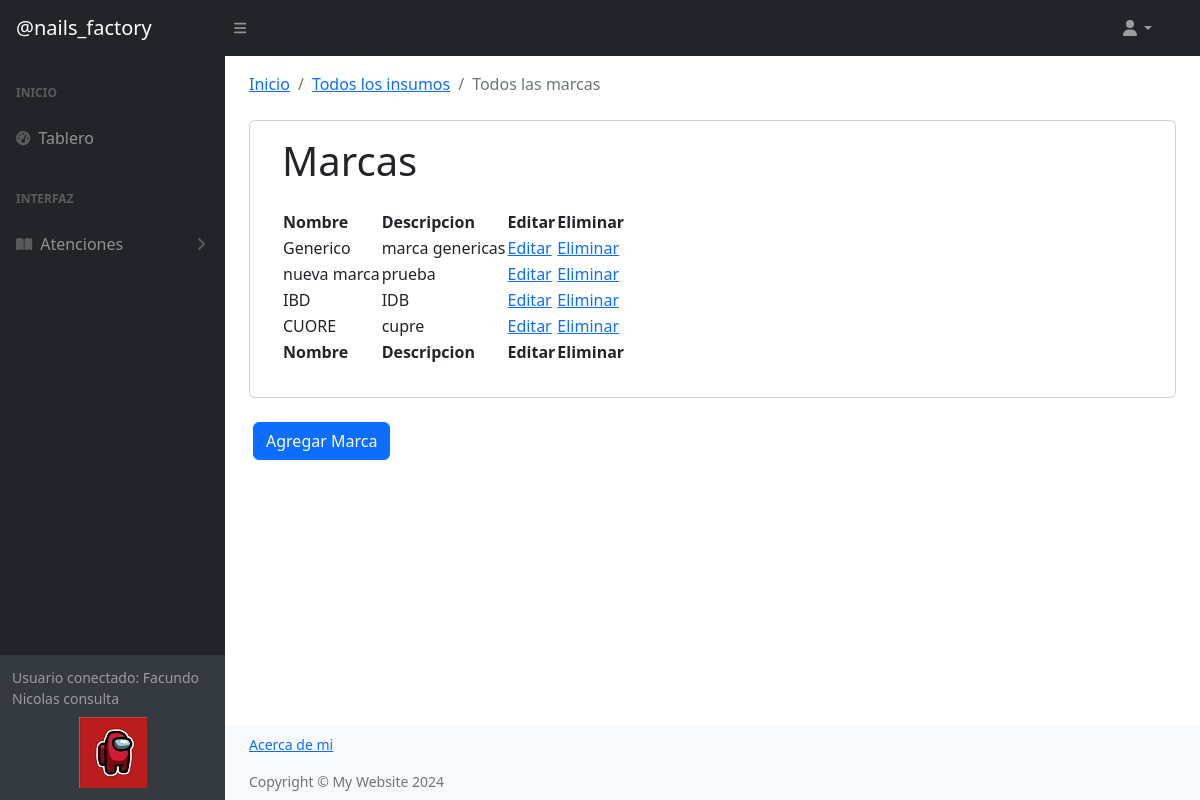
The page /insumos/marcas/listado (signed in) on the database its author committed.
### accounts/models.py (models this page shows, shortened)
class Avatar(models.Model):
    user = models.OneToOneField(User, to_field="id", on_delete=models.CASCADE,blank=True, null=True, related_name="avatar")
    imagen = models.ImageField(upload_to="avatares", blank=True, null=True)

### insumos/models.py (models this page shows, shortened)
class Marca(models.Model):
    mar_nombre = models.CharField(max_length=50, unique=True)
    mar_descripcion = models.CharField(max_length=100,null=True)
    mar_fecha_alta = models.DateTimeField(null=True)

### insumos/views.py (the view)
# urls.py: path('marcas/listado', views.MarcaListView.as_view(),name= "ListadoMarcas"),
class MarcaListView(LoginRequiredMixin,ListView):
    model = Marca
    context_object_name = "marcas"
    template_name = "insumos/marcas/listado.html"

### insumos/templates/insumos/marcas/listado.html
{% extends 'core/base.html' %}
{% load static %}
{% block main %}
<main>
    <div class="container-fluid px-4">
        <div style="height: 2vh"></div>
        <ol class="breadcrumb mb-4">
            <li class="breadcrumb-item"><a href="{% url 'Inicio' %}">Inicio</a></li>
            <li class="breadcrumb-item"><a href="{% url 'ListadoInsumos' %}">Todos los insumos</a></li>
            <li class="breadcrumb-item active">Todos las marcas</li>
        </ol>
        <div class="card mb-4">
            <div class="card-body">
                <h1 class="mt-0 px-3">Marcas</h1>
                <div class="card-body">
                    <table id="datatablesSimple">
                        <thead>
                            <tr>
                                <th>Nombre</th>
                                <th>Descripcion</th>
                                <th>Editar</th>
                                <th>Eliminar</th>
                            </tr>
                        </thead>
                        <tfoot>
                            <tr>
                                <th>Nombre</th>
                                <th>Descripcion</th>
                                <th>Editar</th>
                                <th>Eliminar</th>
                            </tr>
                        </tfoot>
                        <tbody>
                            {%if marcas %}
                                {%for marca in marcas %}
                                    <tr>
                                        <td> {{marca.mar_nombre}} </td>
                                        <td> {{marca.mar_descripcion}} </td>
                                        <td> <a href="{% url 'ModificarMarca' marca.pk%}">Editar</a></td>
                                        <td> <a href="{% url 'BorrarMarca' marca.pk%}">Eliminar</a></td>
                                    </tr>
                                {% endfor %}
                            {% endif %}
                        </tbody>
                    </table>
                </div>
            </div>
        </div>
        <div class="container-fluid px-1">
            <div class="d-flex align-items-left justify-content-between small">
                <div>
                    <a class="btn btn-primary" href="{% url 'NuevoMarca' %}" role="button">Agregar Marca</a>
                </div>
            </div>
        </div>
        <div style="height: 2vh"></div>
    </div>
</main>
    {% endblock main %}

### core/templates/core/base.html (shortened to what this page needs)
<!DOCTYPE html>
{% load static %}
<html lang="en">
    <head>
        <link href="https://cdn.jsdelivr.net/npm/simple-datatables@7.1.2/dist/style.min.css" rel="stylesheet" />
        <link href="{% static 'core/css/styles.css' %}" rel="stylesheet" />
    </head>
    <body class="sb-nav-fixed">
        <nav class="sb-topnav navbar navbar-expand navbar-dark bg-dark">
            <a class="navbar-brand ps-3" href="https://www.instagram.com/nailsfactory.cba/">@nails_factory</a>
            <button class="btn btn-link btn-sm order-1 order-lg-0 me-4 me-lg-0" id="sidebarToggle" href="#!"><i class="fas fa-bars"></i></button>
            <form class="d-none d-md-inline-block form-inline ms-auto me-0 me-md-3 my-2 my-md-0">
                <ul class="navbar-nav ms-auto ms-md-0 me-3 me-lg-4">
                    <li class="nav-item dropdown">
                        <a class="nav-link dropdown-toggle" id="navbarDropdown" href="#" role="button" data-bs-toggle="dropdown" aria-expanded="false"><i class="fas fa-user fa-fw"></i></a>
                    </li>
                </ul>
            </form>
        </nav>
        <div id="layoutSidenav">
            <div id="layoutSidenav_nav">
                <nav class="sb-sidenav accordion sb-sidenav-dark" id="sidenavAccordion">
                    <div class="sb-sidenav-menu">
                        <div class="nav">
                            <div class="sb-sidenav-menu-heading">Inicio</div>
                            <a class="nav-link" href="{% url 'Inicio' %}">
                                <div class="sb-nav-link-icon"><i class="fas fa-tachometer-alt"></i></div>
                                Tablero
                            </a>
                            <div class="sb-sidenav-menu-heading">Interfaz</div>
                            <a class="nav-link collapsed" href="#" data-bs-toggle="collapse" data-bs-target="#collapsePages2" aria-expanded="false" aria-controls="collapsePages2">
                                <div class="sb-nav-link-icon"><i class="fas fa-book-open"></i></div>
                                Atenciones
                                <div class="sb-sidenav-collapse-arrow"><i class="fas fa-angle-down"></i></div>
                            </a>
                        </div>
                    </div>
                    <div class="sb-sidenav-footer">
                        <div class="small">Usuario conectado:
                        {% if request.user.is_authenticated %}
                            {{ request.user.first_name }}
                            {% for grupo in request.user.groups.all %}
                                    {{ grupo.name }}
                            {% endfor %}
                    </div>
                        <div style="height: 1vh"></div>
                        <div class="img-avatar">
                            <img src="{{request.user.avatar.imagen.url}}" alt="" heigth="40px">
                        </div>
                        {% else %}
                        NONE
                        {% endif %}
                    </div>
                </nav>
            </div>
        <div id="layoutSidenav_content">
    {% block main %}
    {% endblock main %}
    <footer class="py-2 bg-light mt-auto">
        <div class="container-fluid px-4">
            <div class="d-flex align-items-left small">
                <div>
                    <a href="{% url 'About' %}"> Acerca de mi</a>
                    <div class="text-muted">Copyright &copy; My Website 2024</div>
                </div>
            </div>
        </div>
    </footer>
</body>
</html>

### rows shown on the page
Marca: mar_nombre "Generico", mar_descripcion "marca genericas"
Marca: mar_nombre "nueva marca", mar_descripcion "prueba"
Marca: mar_nombre "IBD", mar_descripcion "IDB"
Marca: mar_nombre "CUORE", mar_descripcion "cupre"

### other values the page prints
{{ request.user.first_name }} "Facundo Nicolas"
{{ grupo.name }} "consulta"
